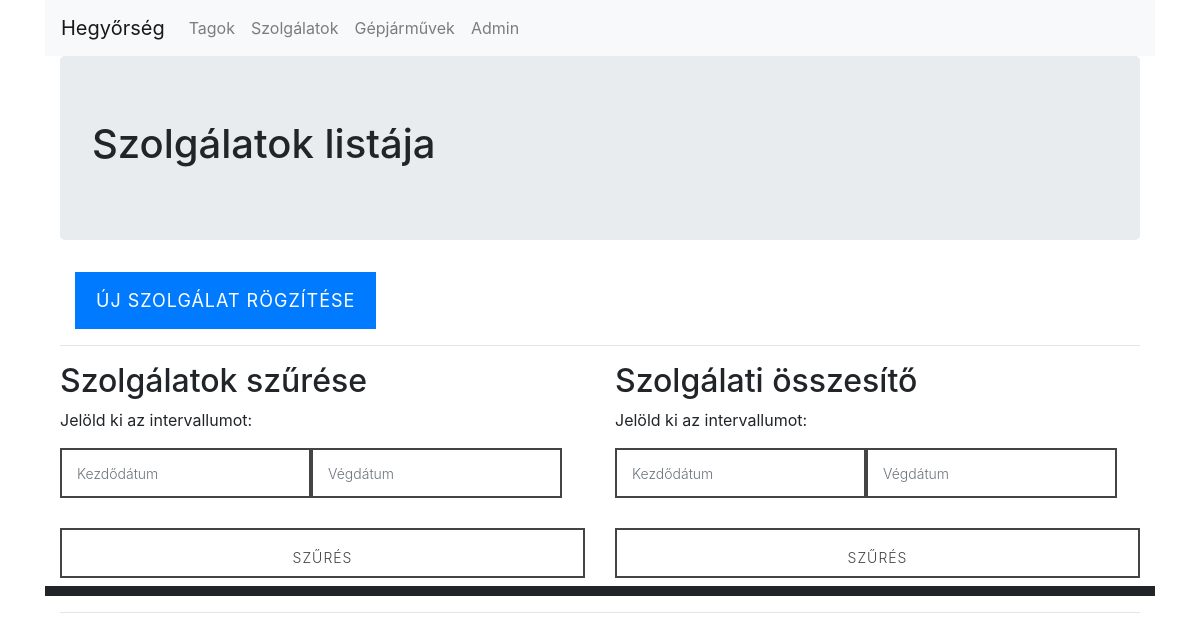
The page /time_sheet/duty_list on the database as committed earlier.
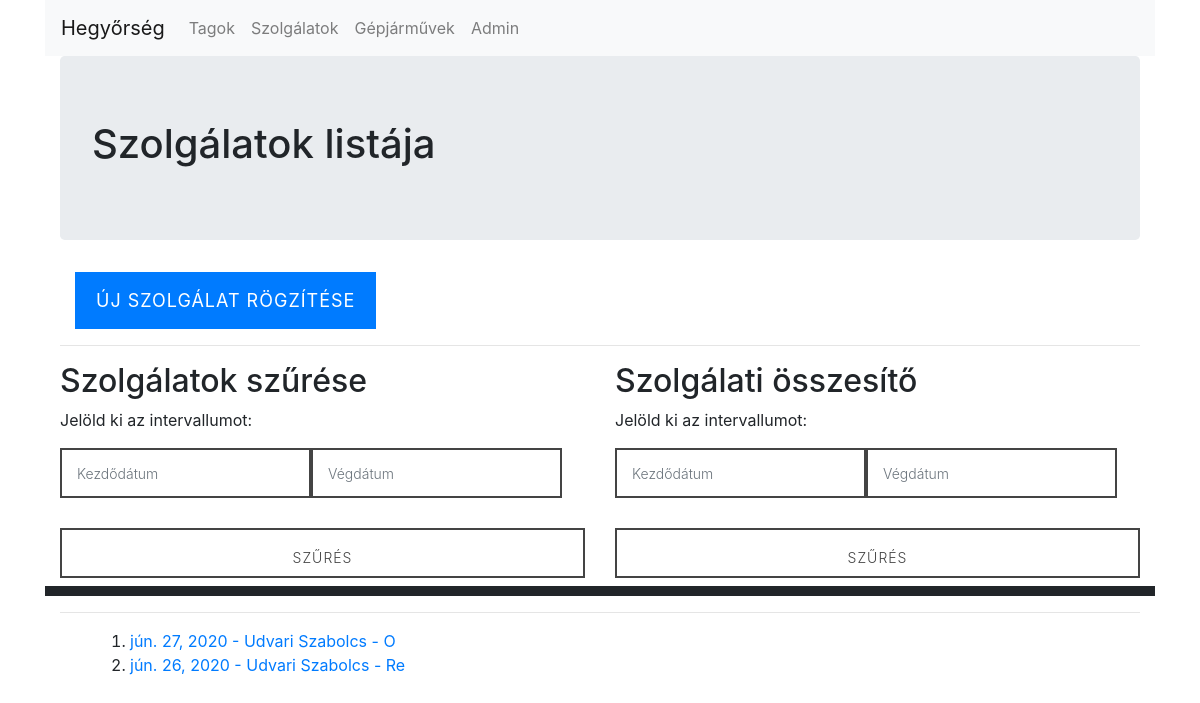
The same page on the database as committed later.
### time_sheet/models.py (models this page shows, shortened)
class Duty(models.Model):
    s_types = (('O', 'Önálló'),('R','Rendőrrel közös'),('Re','Rendezvénybiztosítás'),('K', 'Kutyás'),('E', 'Egyéb'))
    member = models.ForeignKey('time_sheet.Member', on_delete = models.SET_DEFAULT, verbose_name= ('Szolgálatot ellátó személy'), default=1)
    duty_type = models.CharField(max_length=2, choices = s_types, default='O',verbose_name= ('Szolgálat típusa'))
    date = models.DateField(verbose_name= ('Dátum'))
    hours = models.PositiveSmallIntegerField(default=0, verbose_name= ('Szolgálati órák'))
    commander = models.BooleanField(default=False, verbose_name= ('Járőrparancsnok'))
    kms = models.PositiveSmallIntegerField(default=0, verbose_name= ('Megtett kilométerek'))
    plate = models.ForeignKey('time_sheet.Car', on_delete = models.CASCADE, verbose_name= ('Rendszám'), blank=True, null=True)
    help = models.PositiveSmallIntegerField(default=0, verbose_name= ('Segítségnyújtás (fő)'))
    retention = models.BooleanField(default=False, verbose_name= ('Visszatartás'))
    caught = models.BooleanField(default=False, verbose_name= ('Tettenérés'))
    missing = models.BooleanField(default=False, verbose_name= ('Eltűnt személy felkutatása'))
    signal = models.BooleanField(default=False, verbose_name= ('Jelzésadás'))
    other = models.BooleanField(default=False, verbose_name= ('Egyéb eset'))
    class Meta():
        unique_together = ('member', 'date', 'duty_type')

class Member(models.Model):
    last_name = models.CharField(max_length=256, verbose_name= ('Vezetéknév'))
    first_name = models.CharField(max_length=256, verbose_name= ('Keresztnév'))
    id_number = models.CharField(max_length=20, blank=True, null=True, verbose_name= ('Igazolvány szám'))
    pmpsz_number = models.CharField(max_length=8, unique=True, blank=True, null=True, verbose_name= ('PMPSZ azonosító'))
    young = models.BooleanField(default=False, verbose_name= ('Ifjú polgárőr'))
    dog = models.BooleanField(default=False, verbose_name= ('Kutyás polgárőr'))
    motor = models.BooleanField(default=False, verbose_name= ('Motoros polgárőr'))
    reg_date = models.DateTimeField(default=timezone.now)
    active = models.BooleanField(default=True, verbose_name= ('Aktív tag'))
    class Meta():
        unique_together = ('first_name', 'last_name')
    def __str__(self):
        return self.last_name + ' ' + self.first_name

### time_sheet/views.py (the view)
# urls.py: path('duty_list', views.DutyList.as_view(), name='duty_list'),
class DutyList(ListView):
    model = models.Duty
    ordering = ['-date']

### time_sheet/templates/time_sheet/duty_list.html (shortened to what this page needs)
{% extends 'base.html' %}
{% block content_block %}
<div class='jumbotron'>
  <h1>Szolgálatok listája</h1>
</div>
<div class="container">
  <a href="{% url 'time_sheet:duty_create' %}" class="btn btn-primary">Új Szolgálat rögzítése</a>
</div>
<hr>
<div class="row">
  <div class="col">
    <h2>Szolgálatok szűrése</h2>
    <p>Jelöld ki az intervallumot:</p>
    <form class="form-inline" action="{% url 'time_sheet:duty_filter_list' %}" method="get" autocomplete="off">
      <input class="form-control datepicker" type="datetime" name="s" placeholder="Kezdődátum">
      <input class="form-control datepicker" type="datetime" name="e" placeholder="Végdátum">
      <input type="submit" value="Szűrés" class="btn btn-primary mb-2">
    </form>
  </div>
  <div class="col">
    <h2>Szolgálati összesítő</h2>
    <p>Jelöld ki az intervallumot:</p>
    <form class="form-inline" action="{% url 'time_sheet:duty_sum' %}" method="get" autocomplete="off">
      <input class="form-control datepicker" type="datetime" name="s" placeholder="Kezdődátum">
      <input class="form-control datepicker" type="datetime" name="e" placeholder="Végdátum">
      <input type="submit" value="Szűrés" class="btn btn-primary mb-2">
    </form>
  </div>
</div>
<hr>
<div class="container">
  <div class="container member-list">
    <ol>
      {% for duty in duty_list %}
      <li><a href="{% url 'time_sheet:duty_detail' pk=duty.pk %}"> {{duty.date}} - {{duty.member}} - {{duty.duty_type}}</a></li>
        {% endfor %}
      </ol>
    </div>
  </div>
  {% endblock %}

Rows that differ between the two databases and show on the page:
added Duty: date "jún. 27, 2020", member "Udvari Szabolcs", duty_type "O"
added Duty: date "jún. 26, 2020", member "Udvari Szabolcs", duty_type "Re"
